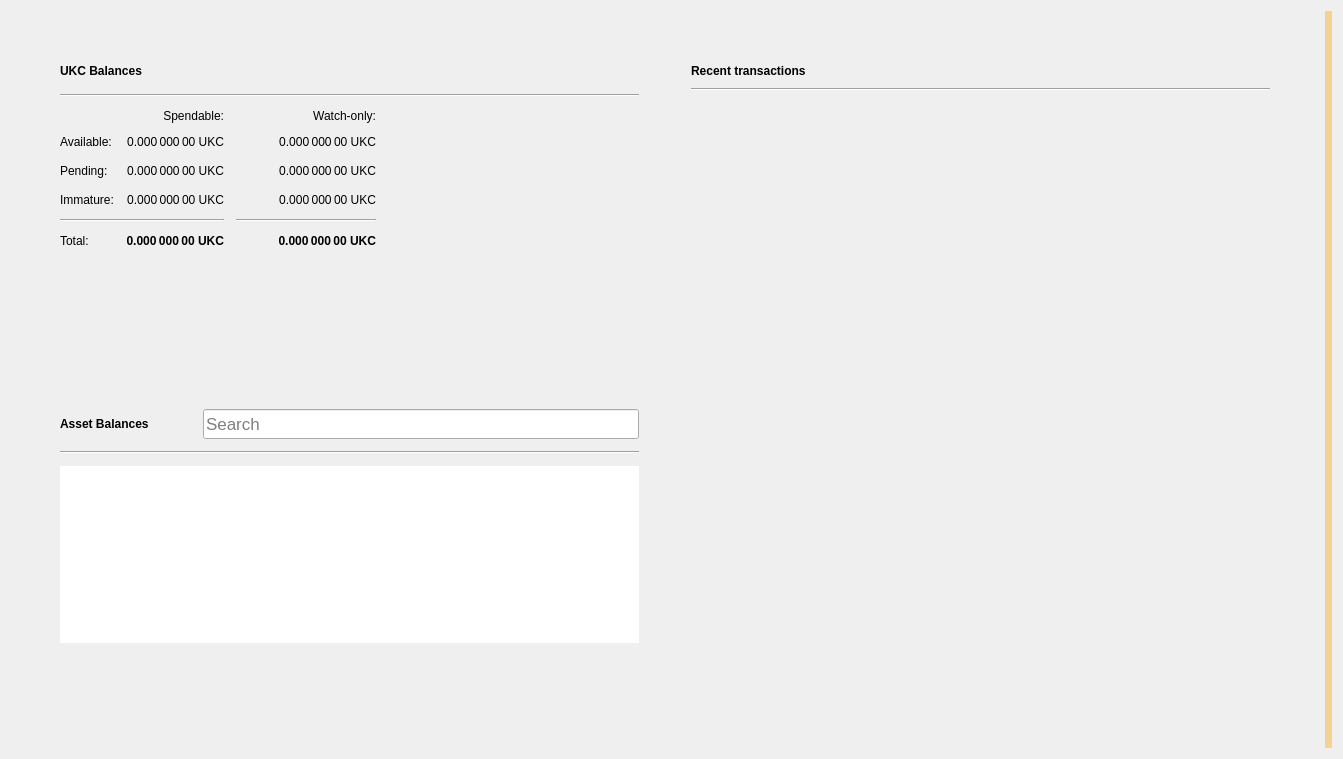
<?xml version="1.0" encoding="UTF-8"?>
<ui version="4.0">
 <class>OverviewPage</class>
 <widget class="QWidget" name="OverviewPage">
  <property name="geometry">
   <rect>
    <x>0</x>
    <y>0</y>
    <width>1343</width>
    <height>759</height>
   </rect>
  </property>
  <property name="windowTitle">
   <string>Form</string>
  </property>
  <property name="autoFillBackground">
   <bool>false</bool>
  </property>
  <layout class="QGridLayout" name="gridLayout_3">
   <item row="0" column="1">
    <layout class="QVBoxLayout" name="verticalLayout_7">
     <property name="spacing">
      <number>0</number>
     </property>
     <property name="leftMargin">
      <number>0</number>
     </property>
     <property name="topMargin">
      <number>0</number>
     </property>
     <property name="rightMargin">
      <number>0</number>
     </property>
     <property name="bottomMargin">
      <number>0</number>
     </property>
     <item>
      <layout class="QHBoxLayout" name="horizontalLayout" stretch="0,0">
       <property name="spacing">
        <number>34</number>
       </property>
       <property name="sizeConstraint">
        <enum>QLayout::SetMaximumSize</enum>
       </property>
       <property name="leftMargin">
        <number>40</number>
       </property>
       <property name="topMargin">
        <number>40</number>
       </property>
       <property name="rightMargin">
        <number>40</number>
       </property>
       <property name="bottomMargin">
        <number>40</number>
       </property>
       <item>
        <layout class="QVBoxLayout" name="verticalLayout_2">
         <property name="spacing">
          <number>34</number>
         </property>
         <property name="rightMargin">
          <number>0</number>
         </property>
         <item>
          <widget class="QFrame" name="frame">
           <property name="sizePolicy">
            <sizepolicy hsizetype="Preferred" vsizetype="Preferred">
             <horstretch>0</horstretch>
             <verstretch>0</verstretch>
            </sizepolicy>
           </property>
           <property name="frameShape">
            <enum>QFrame::NoFrame</enum>
           </property>
           <property name="frameShadow">
            <enum>QFrame::Raised</enum>
           </property>
           <property name="lineWidth">
            <number>10</number>
           </property>
           <layout class="QVBoxLayout" name="verticalLayout_4">
            <property name="spacing">
             <number>12</number>
            </property>
            <item>
             <layout class="QHBoxLayout" name="horizontalLayout_4">
              <item>
               <widget class="QLabel" name="rvnBalancesLabel">
                <property name="font">
                 <font>
                  <weight>75</weight>
                  <bold>true</bold>
                 </font>
                </property>
                <property name="text">
                 <string>UKC Balances</string>
                </property>
               </widget>
              </item>
              <item>
               <widget class="QPushButton" name="labelWalletStatus">
                <property name="enabled">
                 <bool>true</bool>
                </property>
                <property name="maximumSize">
                 <size>
                  <width>30</width>
                  <height>16777215</height>
                 </size>
                </property>
                <property name="toolTip">
                 <string>The displayed information may be out of date. Your wallet automatically synchronizes with the Ukcoin network after a connection is established, but this process has not completed yet.</string>
                </property>
                <property name="text">
                 <string/>
                </property>
                <property name="icon">
                 <iconset>
                  <normaloff>:/icons/warning</normaloff>
                  <disabledoff>:/icons/warning</disabledoff>:/icons/warning</iconset>
                </property>
                <property name="iconSize">
                 <size>
                  <width>24</width>
                  <height>24</height>
                 </size>
                </property>
                <property name="flat">
                 <bool>true</bool>
                </property>
               </widget>
              </item>
              <item>
               <spacer name="horizontalSpacer_3">
                <property name="orientation">
                 <enum>Qt::Horizontal</enum>
                </property>
                <property name="sizeHint" stdset="0">
                 <size>
                  <width>40</width>
                  <height>20</height>
                 </size>
                </property>
               </spacer>
              </item>
             </layout>
            </item>
            <item>
             <widget class="Line" name="line_2">
              <property name="orientation">
               <enum>Qt::Horizontal</enum>
              </property>
             </widget>
            </item>
            <item>
             <layout class="QGridLayout" name="gridLayout">
              <property name="spacing">
               <number>12</number>
              </property>
              <item row="3" column="2">
               <widget class="QLabel" name="labelWatchImmature">
                <property name="font">
                 <font>
                  <weight>50</weight>
                  <bold>false</bold>
                 </font>
                </property>
                <property name="cursor">
                 <cursorShape>IBeamCursor</cursorShape>
                </property>
                <property name="toolTip">
                 <string>Mined balance in watch-only addresses that has not yet matured</string>
                </property>
                <property name="text">
                 <string notr="true">0.000 000 00 UKC</string>
                </property>
                <property name="alignment">
                 <set>Qt::AlignRight|Qt::AlignTrailing|Qt::AlignVCenter</set>
                </property>
                <property name="textInteractionFlags">
                 <set>Qt::LinksAccessibleByMouse|Qt::TextSelectableByKeyboard|Qt::TextSelectableByMouse</set>
                </property>
               </widget>
              </item>
              <item row="2" column="3">
               <spacer name="horizontalSpacer_2">
                <property name="orientation">
                 <enum>Qt::Horizontal</enum>
                </property>
                <property name="sizeHint" stdset="0">
                 <size>
                  <width>40</width>
                  <height>20</height>
                 </size>
                </property>
               </spacer>
              </item>
              <item row="1" column="0">
               <widget class="QLabel" name="labelBalanceText">
                <property name="text">
                 <string>Available:</string>
                </property>
               </widget>
              </item>
              <item row="1" column="2">
               <widget class="QLabel" name="labelWatchAvailable">
                <property name="font">
                 <font>
                  <weight>50</weight>
                  <bold>false</bold>
                 </font>
                </property>
                <property name="cursor">
                 <cursorShape>IBeamCursor</cursorShape>
                </property>
                <property name="toolTip">
                 <string>Your current balance in watch-only addresses</string>
                </property>
                <property name="text">
                 <string notr="true">0.000 000 00 UKC</string>
                </property>
                <property name="alignment">
                 <set>Qt::AlignRight|Qt::AlignTrailing|Qt::AlignVCenter</set>
                </property>
                <property name="textInteractionFlags">
                 <set>Qt::LinksAccessibleByMouse|Qt::TextSelectableByKeyboard|Qt::TextSelectableByMouse</set>
                </property>
               </widget>
              </item>
              <item row="2" column="1">
               <widget class="QLabel" name="labelUnconfirmed">
                <property name="font">
                 <font>
                  <weight>50</weight>
                  <bold>false</bold>
                 </font>
                </property>
                <property name="cursor">
                 <cursorShape>IBeamCursor</cursorShape>
                </property>
                <property name="toolTip">
                 <string>Total of transactions that have yet to be confirmed, and do not yet count toward the spendable balance</string>
                </property>
                <property name="text">
                 <string notr="true">0.000 000 00 UKC</string>
                </property>
                <property name="alignment">
                 <set>Qt::AlignRight|Qt::AlignTrailing|Qt::AlignVCenter</set>
                </property>
                <property name="textInteractionFlags">
                 <set>Qt::LinksAccessibleByMouse|Qt::TextSelectableByKeyboard|Qt::TextSelectableByMouse</set>
                </property>
               </widget>
              </item>
              <item row="4" column="2">
               <widget class="Line" name="lineWatchBalance">
                <property name="sizePolicy">
                 <sizepolicy hsizetype="Preferred" vsizetype="Fixed">
                  <horstretch>0</horstretch>
                  <verstretch>0</verstretch>
                 </sizepolicy>
                </property>
                <property name="minimumSize">
                 <size>
                  <width>140</width>
                  <height>0</height>
                 </size>
                </property>
                <property name="orientation">
                 <enum>Qt::Horizontal</enum>
                </property>
               </widget>
              </item>
              <item row="0" column="1">
               <widget class="QLabel" name="labelSpendable">
                <property name="text">
                 <string>Spendable:</string>
                </property>
                <property name="alignment">
                 <set>Qt::AlignRight|Qt::AlignTrailing|Qt::AlignVCenter</set>
                </property>
               </widget>
              </item>
              <item row="3" column="0">
               <widget class="QLabel" name="labelImmatureText">
                <property name="text">
                 <string>Immature:</string>
                </property>
               </widget>
              </item>
              <item row="5" column="2">
               <widget class="QLabel" name="labelWatchTotal">
                <property name="font">
                 <font>
                  <weight>75</weight>
                  <bold>true</bold>
                 </font>
                </property>
                <property name="cursor">
                 <cursorShape>IBeamCursor</cursorShape>
                </property>
                <property name="toolTip">
                 <string>Current total balance in watch-only addresses</string>
                </property>
                <property name="text">
                 <string notr="true">0.000 000 00 UKC</string>
                </property>
                <property name="alignment">
                 <set>Qt::AlignRight|Qt::AlignTrailing|Qt::AlignVCenter</set>
                </property>
                <property name="textInteractionFlags">
                 <set>Qt::LinksAccessibleByMouse|Qt::TextSelectableByKeyboard|Qt::TextSelectableByMouse</set>
                </property>
               </widget>
              </item>
              <item row="4" column="0" colspan="2">
               <widget class="Line" name="line">
                <property name="orientation">
                 <enum>Qt::Horizontal</enum>
                </property>
               </widget>
              </item>
              <item row="0" column="2">
               <widget class="QLabel" name="labelWatchonly">
                <property name="text">
                 <string>Watch-only:</string>
                </property>
                <property name="alignment">
                 <set>Qt::AlignRight|Qt::AlignTrailing|Qt::AlignVCenter</set>
                </property>
               </widget>
              </item>
              <item row="5" column="1">
               <widget class="QLabel" name="labelTotal">
                <property name="font">
                 <font>
                  <weight>75</weight>
                  <bold>true</bold>
                 </font>
                </property>
                <property name="cursor">
                 <cursorShape>IBeamCursor</cursorShape>
                </property>
                <property name="toolTip">
                 <string>Your current total balance</string>
                </property>
                <property name="text">
                 <string notr="true">0.000 000 00 UKC</string>
                </property>
                <property name="alignment">
                 <set>Qt::AlignRight|Qt::AlignTrailing|Qt::AlignVCenter</set>
                </property>
                <property name="textInteractionFlags">
                 <set>Qt::LinksAccessibleByMouse|Qt::TextSelectableByKeyboard|Qt::TextSelectableByMouse</set>
                </property>
               </widget>
              </item>
              <item row="1" column="1">
               <widget class="QLabel" name="labelBalance">
                <property name="font">
                 <font>
                  <weight>50</weight>
                  <bold>false</bold>
                 </font>
                </property>
                <property name="cursor">
                 <cursorShape>IBeamCursor</cursorShape>
                </property>
                <property name="toolTip">
                 <string>Your current spendable balance</string>
                </property>
                <property name="text">
                 <string notr="true">0.000 000 00 UKC</string>
                </property>
                <property name="alignment">
                 <set>Qt::AlignRight|Qt::AlignTrailing|Qt::AlignVCenter</set>
                </property>
                <property name="textInteractionFlags">
                 <set>Qt::LinksAccessibleByMouse|Qt::TextSelectableByKeyboard|Qt::TextSelectableByMouse</set>
                </property>
               </widget>
              </item>
              <item row="2" column="0">
               <widget class="QLabel" name="labelPendingText">
                <property name="text">
                 <string>Pending:</string>
                </property>
               </widget>
              </item>
              <item row="5" column="0">
               <widget class="QLabel" name="labelTotalText">
                <property name="text">
                 <string>Total:</string>
                </property>
               </widget>
              </item>
              <item row="3" column="1">
               <widget class="QLabel" name="labelImmature">
                <property name="font">
                 <font>
                  <weight>50</weight>
                  <bold>false</bold>
                 </font>
                </property>
                <property name="cursor">
                 <cursorShape>IBeamCursor</cursorShape>
                </property>
                <property name="toolTip">
                 <string>Mined balance that has not yet matured</string>
                </property>
                <property name="text">
                 <string notr="true">0.000 000 00 UKC</string>
                </property>
                <property name="alignment">
                 <set>Qt::AlignRight|Qt::AlignTrailing|Qt::AlignVCenter</set>
                </property>
                <property name="textInteractionFlags">
                 <set>Qt::LinksAccessibleByMouse|Qt::TextSelectableByKeyboard|Qt::TextSelectableByMouse</set>
                </property>
               </widget>
              </item>
              <item row="2" column="2">
               <widget class="QLabel" name="labelWatchPending">
                <property name="font">
                 <font>
                  <weight>50</weight>
                  <bold>false</bold>
                 </font>
                </property>
                <property name="cursor">
                 <cursorShape>IBeamCursor</cursorShape>
                </property>
                <property name="toolTip">
                 <string>Unconfirmed transactions to watch-only addresses</string>
                </property>
                <property name="text">
                 <string notr="true">0.000 000 00 UKC</string>
                </property>
                <property name="alignment">
                 <set>Qt::AlignRight|Qt::AlignTrailing|Qt::AlignVCenter</set>
                </property>
                <property name="textInteractionFlags">
                 <set>Qt::LinksAccessibleByMouse|Qt::TextSelectableByKeyboard|Qt::TextSelectableByMouse</set>
                </property>
               </widget>
              </item>
             </layout>
            </item>
           </layout>
          </widget>
         </item>
         <item>
          <widget class="QWidget" name="assetVerticalSpaceWidget2" native="true">
           <property name="autoFillBackground">
            <bool>false</bool>
           </property>
           <layout class="QVBoxLayout" name="verticalLayout_6">
            <item>
             <spacer name="verticalSpacer_4">
              <property name="orientation">
               <enum>Qt::Vertical</enum>
              </property>
              <property name="sizeHint" stdset="0">
               <size>
                <width>20</width>
                <height>87</height>
               </size>
              </property>
             </spacer>
            </item>
           </layout>
          </widget>
         </item>
         <item>
          <widget class="QFrame" name="assetFrame">
           <property name="autoFillBackground">
            <bool>true</bool>
           </property>
           <property name="frameShape">
            <enum>QFrame::NoFrame</enum>
           </property>
           <property name="frameShadow">
            <enum>QFrame::Plain</enum>
           </property>
           <property name="lineWidth">
            <number>0</number>
           </property>
           <layout class="QVBoxLayout" name="verticalLayout_5">
            <property name="spacing">
             <number>12</number>
            </property>
            <item>
             <layout class="QHBoxLayout" name="assetBalanceHorizontalLayout">
              <item alignment="Qt::AlignVCenter">
               <widget class="QLabel" name="assetBalanceLabel">
                <property name="font">
                 <font>
                  <weight>75</weight>
                  <bold>true</bold>
                 </font>
                </property>
                <property name="text">
                 <string>Asset Balances</string>
                </property>
               </widget>
              </item>
              <item>
               <widget class="QPushButton" name="labelAssetStatus">
                <property name="enabled">
                 <bool>true</bool>
                </property>
                <property name="maximumSize">
                 <size>
                  <width>30</width>
                  <height>16777215</height>
                 </size>
                </property>
                <property name="toolTip">
                 <string>The displayed information may be out of date. Your wallet automatically synchronizes with the Ukcoin network after a connection is established, but this process has not completed yet.</string>
                </property>
                <property name="text">
                 <string/>
                </property>
                <property name="icon">
                 <iconset>
                  <normaloff>:/icons/warning</normaloff>
                  <disabledoff>:/icons/warning</disabledoff>:/icons/warning</iconset>
                </property>
                <property name="iconSize">
                 <size>
                  <width>24</width>
                  <height>24</height>
                 </size>
                </property>
                <property name="flat">
                 <bool>true</bool>
                </property>
               </widget>
              </item>
              <item alignment="Qt::AlignBottom">
               <widget class="QLineEdit" name="assetSearch">
                <property name="sizePolicy">
                 <sizepolicy hsizetype="Expanding" vsizetype="Preferred">
                  <horstretch>0</horstretch>
                  <verstretch>0</verstretch>
                 </sizepolicy>
                </property>
                <property name="minimumSize">
                 <size>
                  <width>0</width>
                  <height>30</height>
                 </size>
                </property>
                <property name="maximumSize">
                 <size>
                  <width>16777215</width>
                  <height>30</height>
                 </size>
                </property>
                <property name="sizeIncrement">
                 <size>
                  <width>0</width>
                  <height>0</height>
                 </size>
                </property>
                <property name="baseSize">
                 <size>
                  <width>0</width>
                  <height>0</height>
                 </size>
                </property>
                <property name="font">
                 <font>
                  <pointsize>13</pointsize>
                 </font>
                </property>
                <property name="maxLength">
                 <number>32</number>
                </property>
                <property name="frame">
                 <bool>true</bool>
                </property>
                <property name="alignment">
                 <set>Qt::AlignLeading|Qt::AlignLeft|Qt::AlignVCenter</set>
                </property>
                <property name="placeholderText">
                 <string>Search</string>
                </property>
                <property name="clearButtonEnabled">
                 <bool>true</bool>
                </property>
               </widget>
              </item>
             </layout>
            </item>
            <item>
             <widget class="Line" name="assetBalanceLine">
              <property name="orientation">
               <enum>Qt::Horizontal</enum>
              </property>
             </widget>
            </item>
            <item>
             <widget class="QListView" name="listAssets">
              <property name="frameShape">
               <enum>QFrame::NoFrame</enum>
              </property>
              <property name="lineWidth">
               <number>0</number>
              </property>
              <property name="verticalScrollMode">
               <enum>QAbstractItemView::ScrollPerItem</enum>
              </property>
             </widget>
            </item>
            <item>
             <widget class="QWidget" name="assetVerticalSpaceWidget" native="true">
              <property name="autoFillBackground">
               <bool>false</bool>
              </property>
              <layout class="QVBoxLayout" name="verticalLayout">
               <item>
                <spacer name="verticalSpacer_3">
                 <property name="orientation">
                  <enum>Qt::Vertical</enum>
                 </property>
                 <property name="sizeHint" stdset="0">
                  <size>
                   <width>20</width>
                   <height>40</height>
                  </size>
                 </property>
                </spacer>
               </item>
              </layout>
             </widget>
            </item>
           </layout>
          </widget>
         </item>
        </layout>
       </item>
       <item>
        <layout class="QVBoxLayout" name="verticalLayout_3">
         <property name="spacing">
          <number>34</number>
         </property>
         <property name="leftMargin">
          <number>0</number>
         </property>
         <item>
          <widget class="QFrame" name="frame_2">
           <property name="sizePolicy">
            <sizepolicy hsizetype="Preferred" vsizetype="Fixed">
             <horstretch>0</horstretch>
             <verstretch>0</verstretch>
            </sizepolicy>
           </property>
           <property name="frameShape">
            <enum>QFrame::NoFrame</enum>
           </property>
           <property name="frameShadow">
            <enum>QFrame::Plain</enum>
           </property>
           <property name="lineWidth">
            <number>0</number>
           </property>
           <layout class="QGridLayout" name="gridLayout_2">
            <property name="horizontalSpacing">
             <number>12</number>
            </property>
            <item row="0" column="0">
             <layout class="QHBoxLayout" name="horizontalLayout_2">
              <item>
               <widget class="QLabel" name="recentTransactionsLabel">
                <property name="font">
                 <font>
                  <weight>75</weight>
                  <bold>true</bold>
                 </font>
                </property>
                <property name="text">
                 <string>Recent transactions</string>
                </property>
               </widget>
              </item>
              <item>
               <widget class="QPushButton" name="labelTransactionsStatus">
                <property name="enabled">
                 <bool>true</bool>
                </property>
                <property name="maximumSize">
                 <size>
                  <width>30</width>
                  <height>16777215</height>
                 </size>
                </property>
                <property name="toolTip">
                 <string>The displayed information may be out of date. Your wallet automatically synchronizes with the Ukcoin network after a connection is established, but this process has not completed yet.</string>
                </property>
                <property name="text">
                 <string/>
                </property>
                <property name="icon">
                 <iconset>
                  <normaloff>:/icons/warning</normaloff>
                  <disabledoff>:/icons/warning</disabledoff>:/icons/warning</iconset>
                </property>
                <property name="iconSize">
                 <size>
                  <width>24</width>
                  <height>24</height>
                 </size>
                </property>
                <property name="flat">
                 <bool>true</bool>
                </property>
               </widget>
              </item>
              <item>
               <spacer name="horizontalSpacer">
                <property name="orientation">
                 <enum>Qt::Horizontal</enum>
                </property>
                <property name="sizeHint" stdset="0">
                 <size>
                  <width>40</width>
                  <height>20</height>
                 </size>
                </property>
               </spacer>
              </item>
             </layout>
            </item>
            <item row="2" column="0">
             <widget class="QListView" name="listTransactions">
              <property name="styleSheet">
               <string notr="true">QListView { background: transparent; }</string>
              </property>
              <property name="frameShape">
               <enum>QFrame::NoFrame</enum>
              </property>
              <property name="verticalScrollBarPolicy">
               <enum>Qt::ScrollBarAlwaysOff</enum>
              </property>
              <property name="horizontalScrollBarPolicy">
               <enum>Qt::ScrollBarAlwaysOff</enum>
              </property>
              <property name="selectionMode">
               <enum>QAbstractItemView::NoSelection</enum>
              </property>
             </widget>
            </item>
            <item row="1" column="0">
             <widget class="Line" name="line_3">
              <property name="orientation">
               <enum>Qt::Horizontal</enum>
              </property>
             </widget>
            </item>
           </layout>
          </widget>
         </item>
         <item>
          <spacer name="verticalSpacer_2">
           <property name="orientation">
            <enum>Qt::Vertical</enum>
           </property>
           <property name="sizeHint" stdset="0">
            <size>
             <width>20</width>
             <height>40</height>
            </size>
           </property>
          </spacer>
         </item>
        </layout>
       </item>
      </layout>
     </item>
    </layout>
   </item>
   <item row="0" column="3">
    <widget class="QLabel" name="labelAlerts">
     <property name="visible">
      <bool>true</bool>
     </property>
     <property name="styleSheet">
      <string notr="true">QLabel { background-color: qlineargradient(x1: 0, y1: 0, x2: 1, y2: 0, stop:0 #F0D0A0, stop:1 #F8D488); color:#000000; }</string>
     </property>
     <property name="wordWrap">
      <bool>true</bool>
     </property>
     <property name="margin">
      <number>3</number>
     </property>
     <property name="textInteractionFlags">
      <set>Qt::TextSelectableByMouse</set>
     </property>
    </widget>
   </item>
  </layout>
 </widget>
 <resources/>
 <connections/>
</ui>
